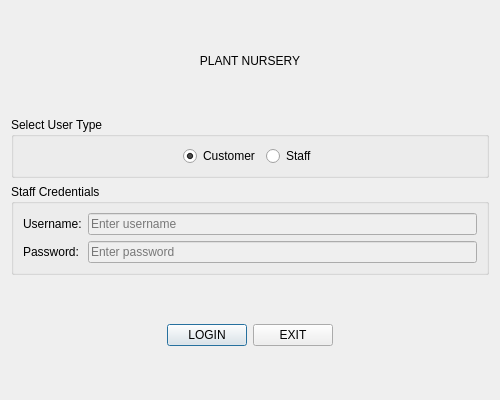
<?xml version="1.0" encoding="UTF-8"?>
<ui version="4.0">
 <class>LoginDialog</class>
 <widget class="QDialog" name="LoginDialog">
  <property name="geometry">
   <rect>
    <x>0</x>
    <y>0</y>
    <width>500</width>
    <height>400</height>
   </rect>
  </property>
  <property name="windowTitle">
   <string>Plant Nursery - Login</string>
  </property>
  <layout class="QVBoxLayout" name="verticalLayout">
   <item>
    <spacer name="topSpacer">
     <property name="orientation">
      <enum>Qt::Vertical</enum>
     </property>
     <property name="sizeHint" stdset="0">
      <size>
       <width>20</width>
       <height>40</height>
      </size>
     </property>
    </spacer>
   </item>
   <item>
    <widget class="QLabel" name="titleLabel">
     <property name="text">
      <string>PLANT NURSERY</string>
     </property>
     <property name="alignment">
      <set>Qt::AlignCenter</set>
     </property>
     <property name="property" stdset="0">
      <string notr="true">heading</string>
     </property>
    </widget>
   </item>
   <item>
    <spacer name="titleSpacer">
     <property name="orientation">
      <enum>Qt::Vertical</enum>
     </property>
     <property name="sizeHint" stdset="0">
      <size>
       <width>20</width>
       <height>20</height>
      </size>
     </property>
    </spacer>
   </item>
   <item>
    <widget class="QGroupBox" name="userTypeGroup">
     <property name="title">
      <string>Select User Type</string>
     </property>
     <layout class="QHBoxLayout" name="horizontalLayout">
      <item>
       <spacer name="leftUserSpacer">
        <property name="orientation">
         <enum>Qt::Horizontal</enum>
        </property>
        <property name="sizeHint" stdset="0">
         <size>
          <width>40</width>
          <height>20</height>
         </size>
        </property>
       </spacer>
      </item>
      <item>
       <widget class="QRadioButton" name="customerRadio">
        <property name="text">
         <string>Customer</string>
        </property>
        <property name="checked">
         <bool>true</bool>
        </property>
       </widget>
      </item>
      <item>
       <widget class="QRadioButton" name="staffRadio">
        <property name="text">
         <string>Staff</string>
        </property>
       </widget>
      </item>
      <item>
       <spacer name="rightUserSpacer">
        <property name="orientation">
         <enum>Qt::Horizontal</enum>
        </property>
        <property name="sizeHint" stdset="0">
         <size>
          <width>40</width>
          <height>20</height>
         </size>
        </property>
       </spacer>
      </item>
     </layout>
    </widget>
   </item>
   <item>
    <widget class="QGroupBox" name="credentialsGroup">
     <property name="title">
      <string>Staff Credentials</string>
     </property>
     <layout class="QFormLayout" name="formLayout">
      <item row="0" column="0">
       <widget class="QLabel" name="usernameLabel">
        <property name="text">
         <string>Username:</string>
        </property>
       </widget>
      </item>
      <item row="0" column="1">
       <widget class="QLineEdit" name="usernameEdit">
        <property name="enabled">
         <bool>false</bool>
        </property>
        <property name="placeholderText">
         <string>Enter username</string>
        </property>
       </widget>
      </item>
      <item row="1" column="0">
       <widget class="QLabel" name="passwordLabel">
        <property name="text">
         <string>Password:</string>
        </property>
       </widget>
      </item>
      <item row="1" column="1">
       <widget class="QLineEdit" name="passwordEdit">
        <property name="enabled">
         <bool>false</bool>
        </property>
        <property name="echoMode">
         <enum>QLineEdit::Password</enum>
        </property>
        <property name="placeholderText">
         <string>Enter password</string>
        </property>
       </widget>
      </item>
     </layout>
    </widget>
   </item>
   <item>
    <spacer name="buttonSpacer">
     <property name="orientation">
      <enum>Qt::Vertical</enum>
     </property>
     <property name="sizeHint" stdset="0">
      <size>
       <width>20</width>
       <height>20</height>
      </size>
     </property>
    </spacer>
   </item>
   <item>
    <layout class="QHBoxLayout" name="buttonLayout">
     <item>
      <spacer name="leftButtonSpacer">
       <property name="orientation">
        <enum>Qt::Horizontal</enum>
       </property>
       <property name="sizeHint" stdset="0">
        <size>
         <width>40</width>
         <height>20</height>
        </size>
       </property>
      </spacer>
     </item>
     <item>
      <widget class="QPushButton" name="loginButton">
       <property name="text">
        <string>LOGIN</string>
       </property>
       <property name="default">
        <bool>true</bool>
       </property>
      </widget>
     </item>
     <item>
      <widget class="QPushButton" name="exitButton">
       <property name="text">
        <string>EXIT</string>
       </property>
      </widget>
     </item>
     <item>
      <spacer name="rightButtonSpacer">
       <property name="orientation">
        <enum>Qt::Horizontal</enum>
       </property>
       <property name="sizeHint" stdset="0">
        <size>
         <width>40</width>
         <height>20</height>
        </size>
       </property>
      </spacer>
     </item>
    </layout>
   </item>
   <item>
    <spacer name="bottomSpacer">
     <property name="orientation">
      <enum>Qt::Vertical</enum>
     </property>
     <property name="sizeHint" stdset="0">
      <size>
       <width>20</width>
       <height>40</height>
      </size>
     </property>
    </spacer>
   </item>
  </layout>
 </widget>
 <resources/>
 <connections/>
</ui>
